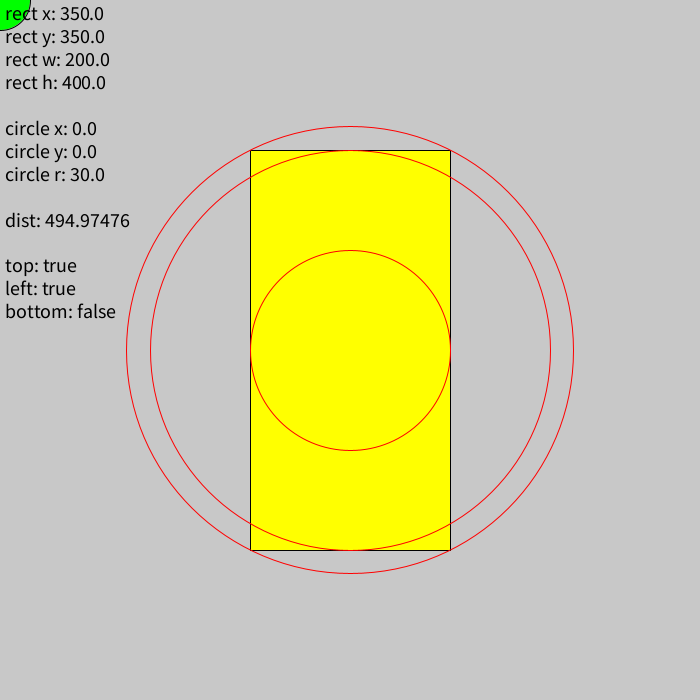
Frame 1 (no input)
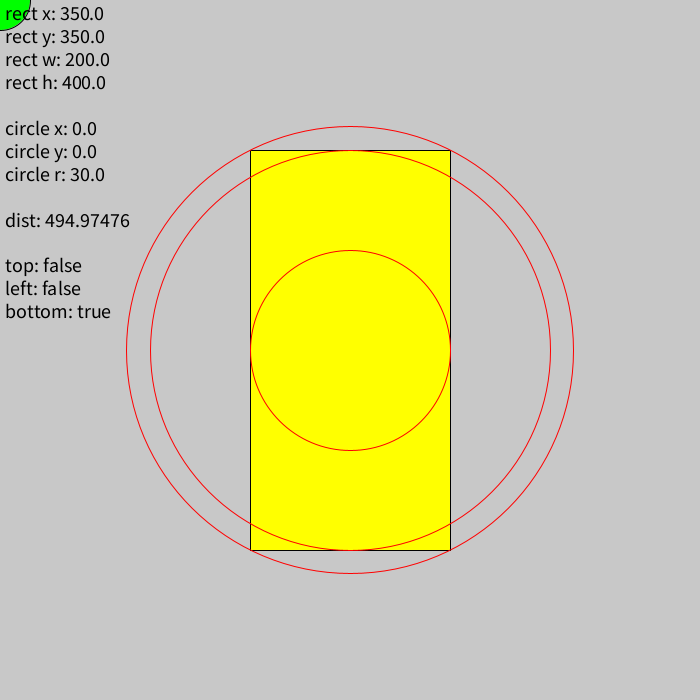
Frame 60 (the mouse pressed at the canvas centre just before this capture)
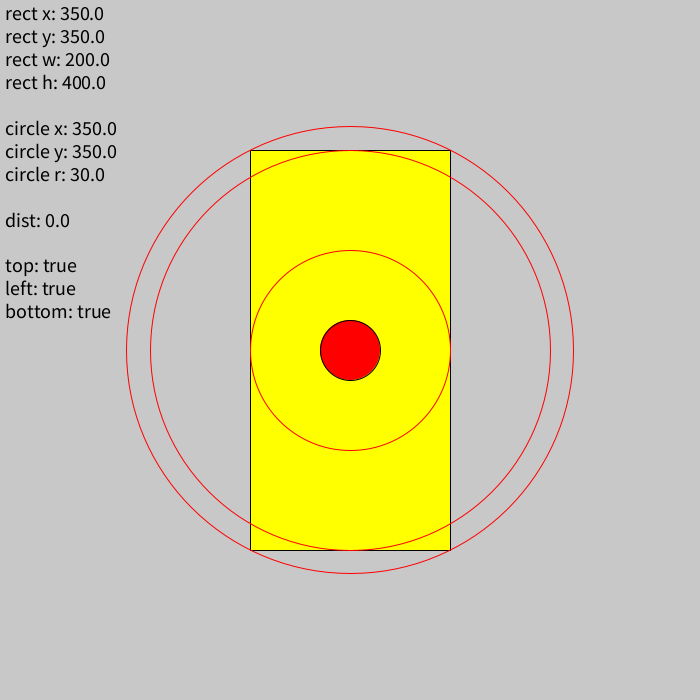
Frame 120 (the mouse held since frame 60 and released just before this capture)

The Processing sketch that drew these frames (run headless with seeded random() and noise(); from frame 60 on, the mouse is pressed at the canvas centre):

// Processing sketch: cirlce_rectangle_collision
// ── cirlce_rectangle_collision.pde
CIRCLE c;
RECTANGLE r;
float d;

void setup() {
  size(700, 700);
  rectMode(CENTER);
  ellipseMode(CENTER);
  c = new CIRCLE(width, height, 30);
  r = new RECTANGLE(width/2, height/2, 200, 400);
}

void draw() {
  background(200);
  checkCollision();
  c.followCursor();
  r.render();
  c.render();
  printDebuggingInfo();
}

boolean left, top, bottom;
void checkCollision() {
  top = c.y + c.r >= r.y - r.h/2;
  left = c.x + c.r >= r.x - r.w/2;
  bottom = c.y - c.r <= r.y + r.h/2;

  c.colliding = top && left && bottom;
}

void printDebuggingInfo() {
  String info = new String();
  info += "rect x: "+r.x+"\n";
  info += "rect y: "+r.y+"\n";
  info += "rect w: "+r.w+"\n";
  info += "rect h: "+r.h+"\n";
  info += "\n";
  info += "circle x: "+c.x+"\n";
  info += "circle y: "+c.y+"\n";
  info += "circle r: "+c.r+"\n";
  info += "\n";
  info += "dist: "+dist(c.x, c.y, r.x, r.y)+"\n";
  info += "\n";
  info += "top: "+top+"\n";
  info += "left: "+left+"\n";
  info += "bottom: "+bottom+"\n";
  fill(0);
  textSize(20);
  text(info, 5, 20);

  noFill();
  stroke(255, 0, 0);
  ellipse(r.x, r.y, r.w, r.w);
  ellipse(r.x, r.y, r.h, r.h);
  d = dist(r.x, r.y, r.x+r.w/2, r.y+r.h/2);
  ellipse(r.x, r.y, d*2, d*2);
}
// ── circle.pde
class CIRCLE {
  float x;
  float y;
  float r;
  boolean colliding;

  CIRCLE(float x, float y, float r) {
    this.x = x;
    this.y = y;
    this.r = r;
    colliding = false;
  }

  void followCursor() {
    x = mouseX;
    y = mouseY;
  }

  void render() {
    stroke(0);
    if (colliding)
      fill(255, 0, 0);
    else
      fill(0, 255, 0);
    ellipse(x, y, r*2, r*2);
  }
}
// ── rectangle.pde
class RECTANGLE {
  float x;
  float y;
  float w;
  float h;
  boolean colliding;

  RECTANGLE(float x, float y, float w, float h) {
    this.x = x;
    this.y = y;
    this.w = w;
    this.h = h;
    colliding = false;
  }

  void render() {
    stroke(0);
    fill(255, 255, 0);
    rect(x, y, w, h);
  }
}
